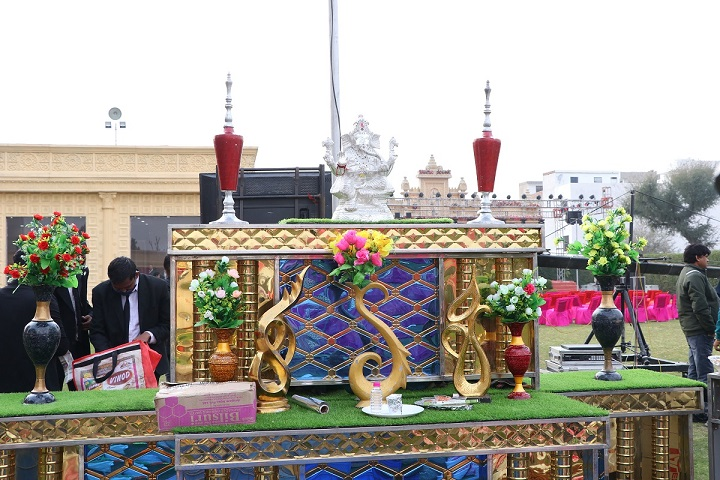
#> input picture Opencv/images/Image3.JPG, 720 x 480 px, found by its file name
$ python 19.Masking.py
#> lines starting #> are read from the running program, lines starting #| are printed output that depends on the picture; after the words box and inside, x2 and y2 are one past the last pixel; in counts of white or black regions, pixels touching at a corner belong together

# In this section we will see how to make masks and apply them on images

# first import the module
import cv2 as cv
import numpy as np
# load the image by using the cv.imread() function
img = cv.imread("images/image3.jpg")
#> img is the input picture: shape (480, 720, 3); mean B, G, R 155.5, 163.1, 168.5
height, width = img.shape[:2]
#> height = 480; width = 720
# first we will make a new mask image, for simplicity we will make a circular shaped mask

circle = np.zeros([height, width], 'uint8')
circle = cv.circle(circle, (width//2, height//2), 200, (255, 255, 255), thickness=-1)
cv.imshow("Circle", circle)
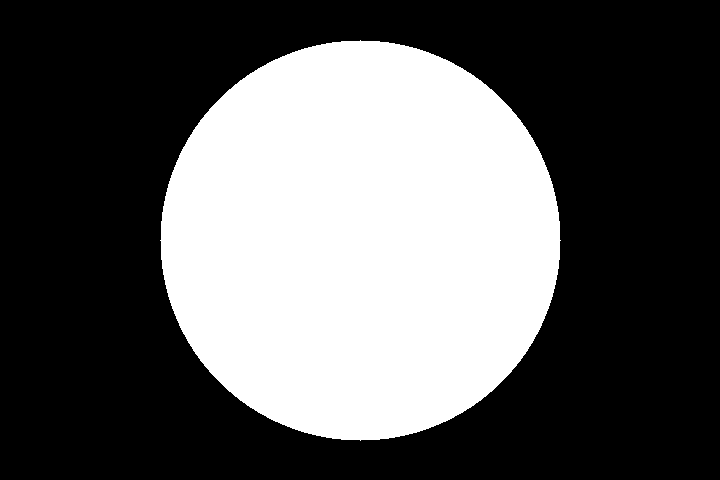
#> window 'Circle': shape (480, 720); 36.4% white; 1 white region, box (x1, y1, x2, y2) and area: (160, 40, 561, 441) 125629

# Now we have two images, one is mask image (white circle) and another is the image
# Now we will apply the mask on the real image

# to apply the mask on the real image first we need to superimpose a copy of img on the img
# and use the circle as mask

cv.imshow("Bitwise and ",
          cv.bitwise_and(img, img, mask=circle))
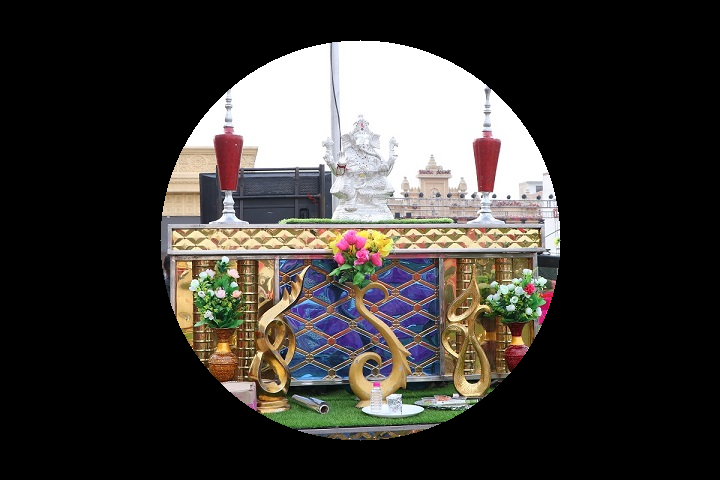
#> window 'Bitwise and ': shape (480, 720, 3); mean B, G, R 53.7, 57.2, 60.3

# Now from the result we can see the result of the masking we have a circular portion of the image
# display the image by using the cv.imshow() function.
cv.imshow("Image", img)

# to hold the display window we need to use waitKey(0) function.
cv.waitKey(0)

$ run again, with Opencv/images/image1.jpg copied over Opencv/images/Image3.JPG
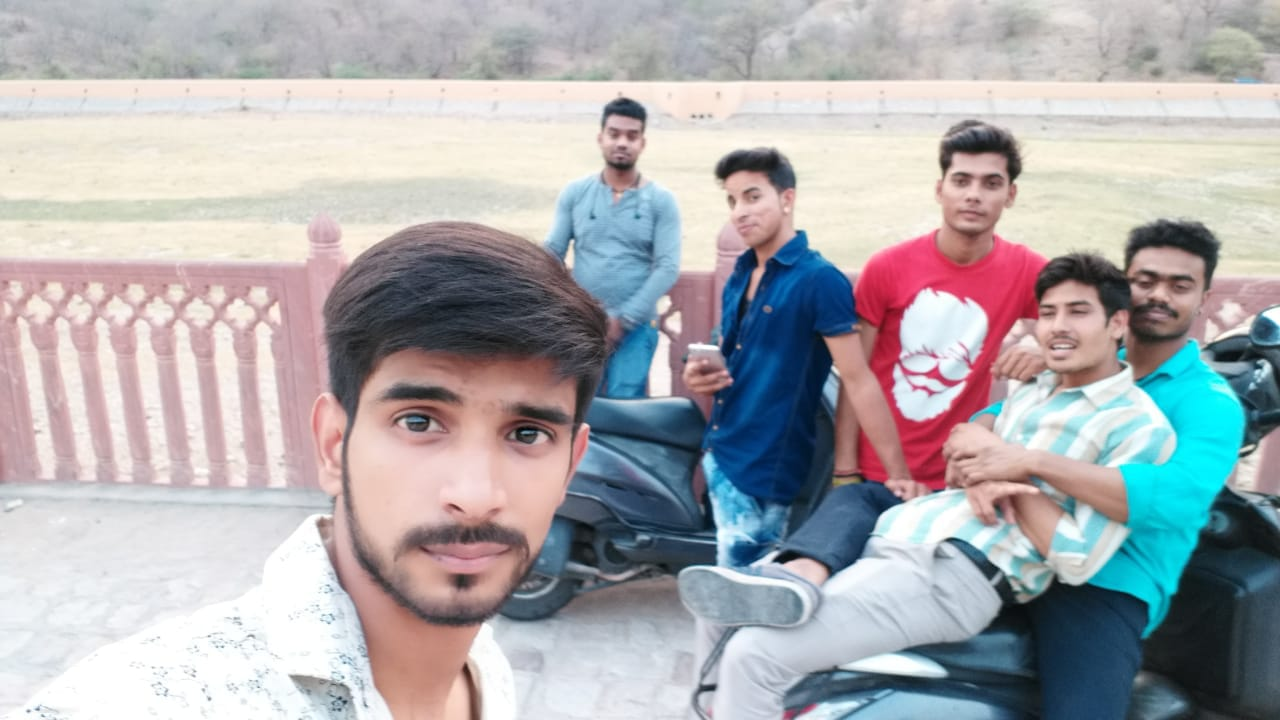
#> input picture Opencv/images/image1.jpg, 1280 x 720 px, found by its file name
#> img is the input picture: shape (720, 1280, 3); mean B, G, R 175.3, 172.1, 173
#> `cv.imshow("Circle", circle)`:
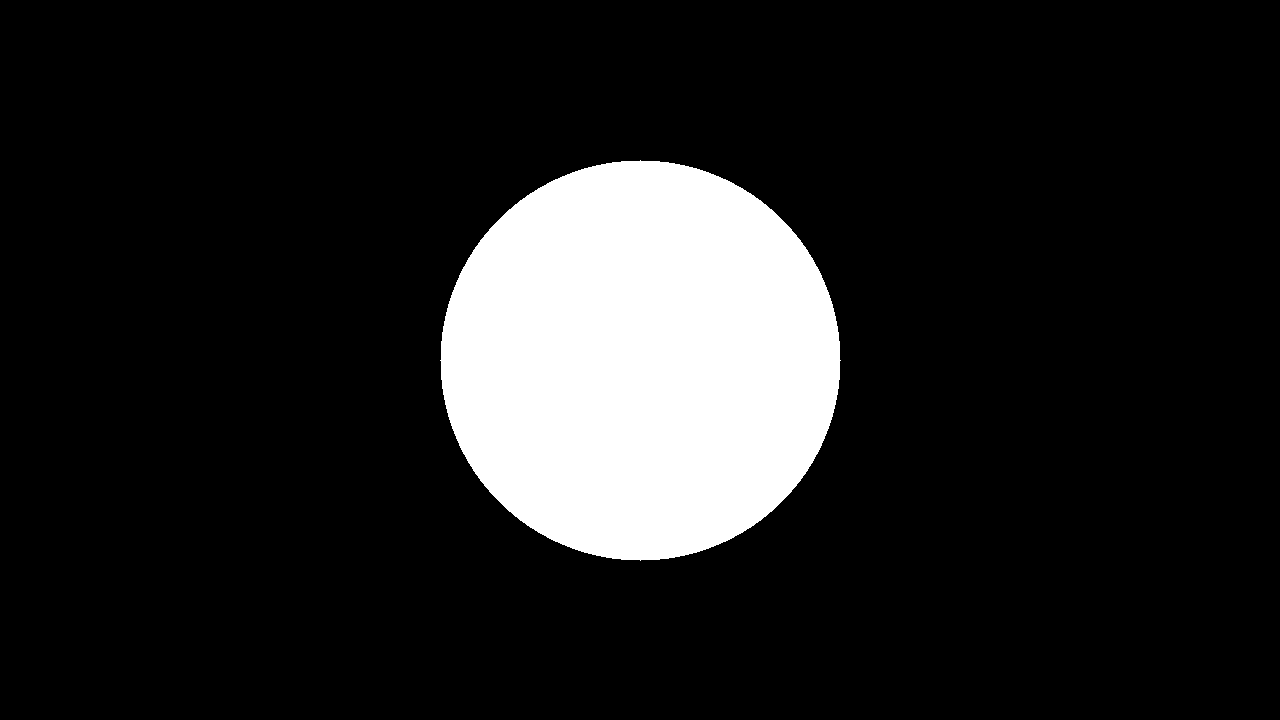
#> window 'Circle': shape (720, 1280); 13.6% white; 1 white region, box (x1, y1, x2, y2) and area: (440, 160, 841, 561) 125629
#> `cv.imshow("Bitwise and ", cv.bitwise_and(img, img, mask=circle))`:
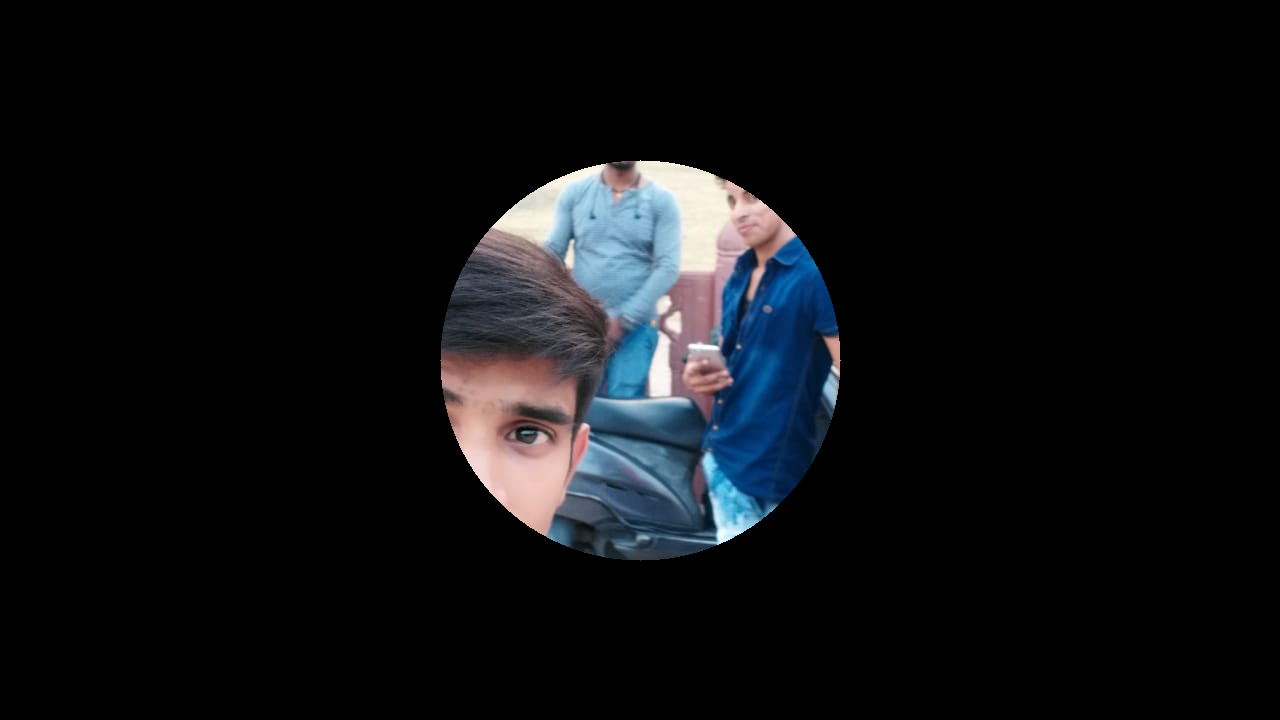
#> window 'Bitwise and ': shape (720, 1280, 3); mean B, G, R 18.1, 15.8, 14.3

$ run again, with Opencv/images/image2.jpg copied over Opencv/images/Image3.JPG
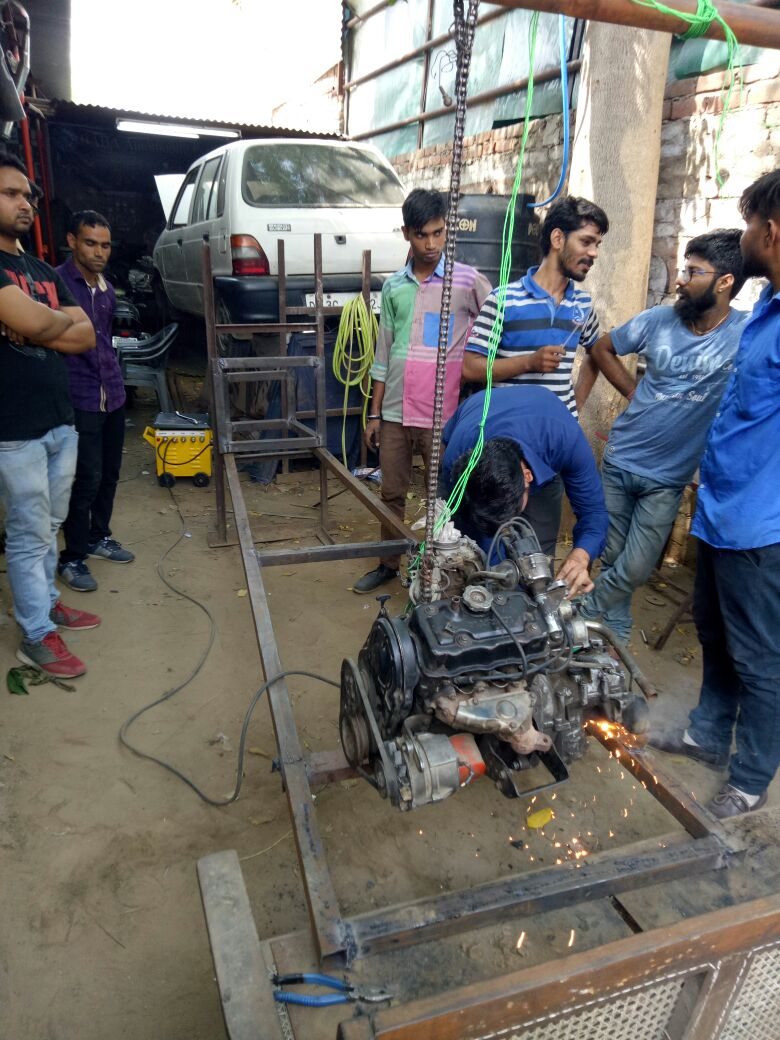
#> input picture Opencv/images/image2.jpg, 780 x 1040 px, found by its file name
#> img is the input picture: shape (1040, 780, 3); mean B, G, R 108.1, 110.1, 110.9
#> `cv.imshow("Circle", circle)`:
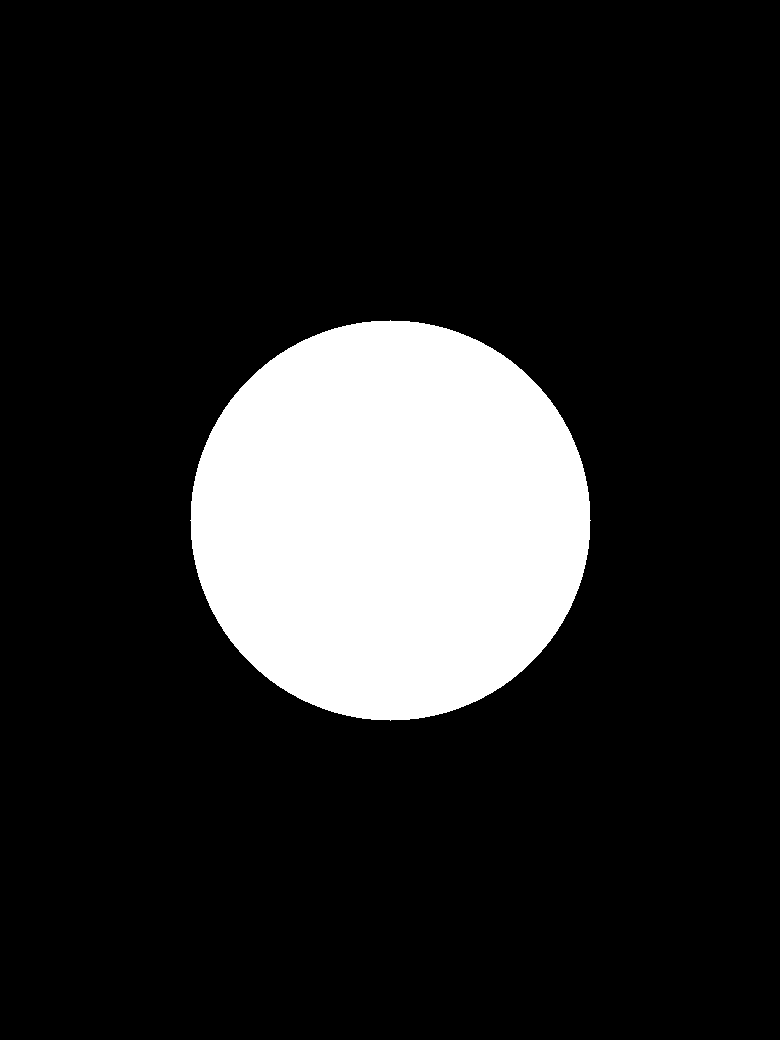
#> window 'Circle': shape (1040, 780); 15.5% white; 1 white region, box (x1, y1, x2, y2) and area: (190, 320, 591, 721) 125629
#> `cv.imshow("Bitwise and ", cv.bitwise_and(img, img, mask=circle))`:
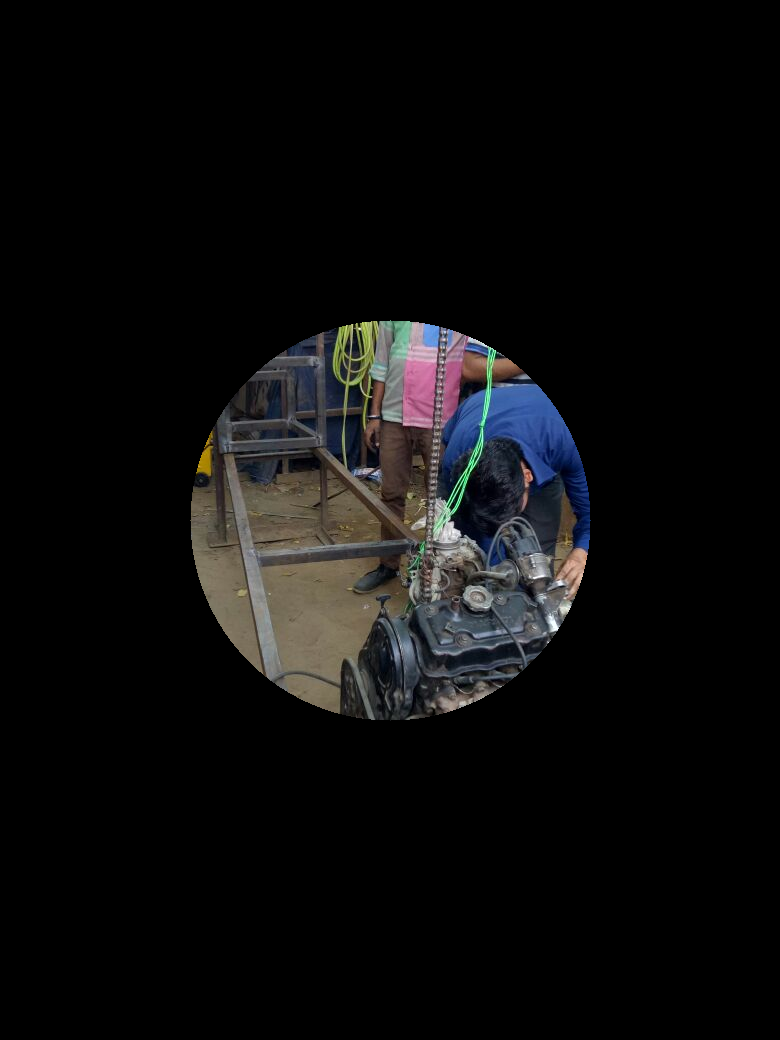
#> window 'Bitwise and ': shape (1040, 780, 3); mean B, G, R 12.6, 12.4, 12.6
